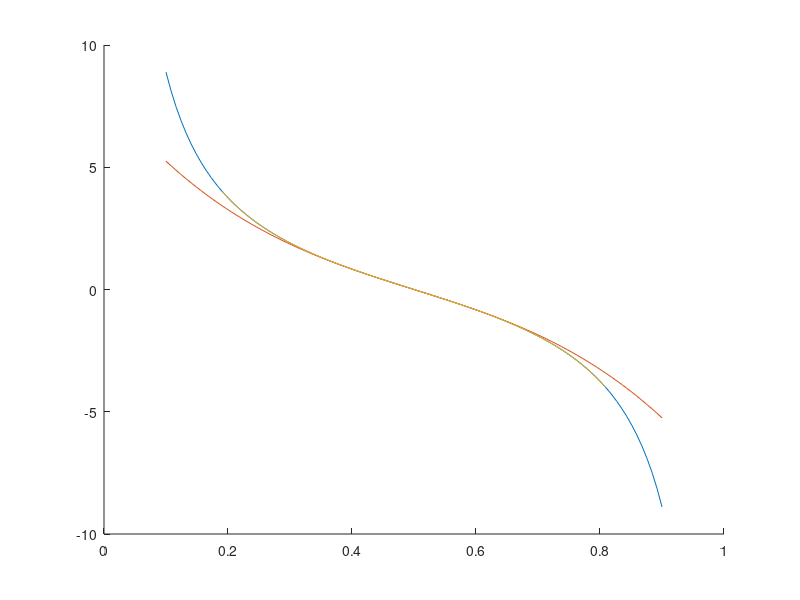

MATLAB code for this plot: (Note: this script raises an error after producing the figure.)
R = 4;
C = 1e-6;
L = 64*C;
D0 = 0.5;


%% D transfer

D = linspace(0.1,0.9);
V = (1-2*D)./(D-D.^2);
figure()
hold on
plot(D, V);
%V = 8.5*(0.5-D)+500*(0.5-D).^5;
V= 4 - 32*(D - 1/2).^3 - 8*D;
plot(D, V);


V = linspace(-4,4);
D=2./(V+2+sqrt(4+V.^2));
plot(D, V);

poly = str2sym('2./(V+2+sqrt(4+V.^2))');
aprox = series(poly, sym('V'), 0, 'Order', 7)
coef = sym2poly(aprox)
D=V.^3*coef(1)+V.^3*coef(3)+V*coef(5)+coef(6);
%D=V.^3/128 - V/8 + 1/2;
plot(D,V);

xlim([0.1, 0.9]);
xlabel('D');
ylabel('Vout');
legend('V=f(D)', 'aprox', 'D=f(V)')

%% relation between D

D1 = 0.42
D2 = 1
D0 = (D1+D2)*(D1*D2)/(D1^2+D2^2)

%% plot various D
hold on
for d = linspace(0, 0.2, 10)
    D1 = 0.5+d
    D2 = 0.5-d
    D0 = (D1+D2)*(D1*D2)/(D1^2+D2^2)
    
    sys1 = ctl2out(R, L, C, D1, D0);
    sys2 = ctl2out(R, L, C, D2, D0);

    brsys = sys1+sys2
    %bode(brsys)
    stepplot(brsys)
    %pzmap(brsys)
end